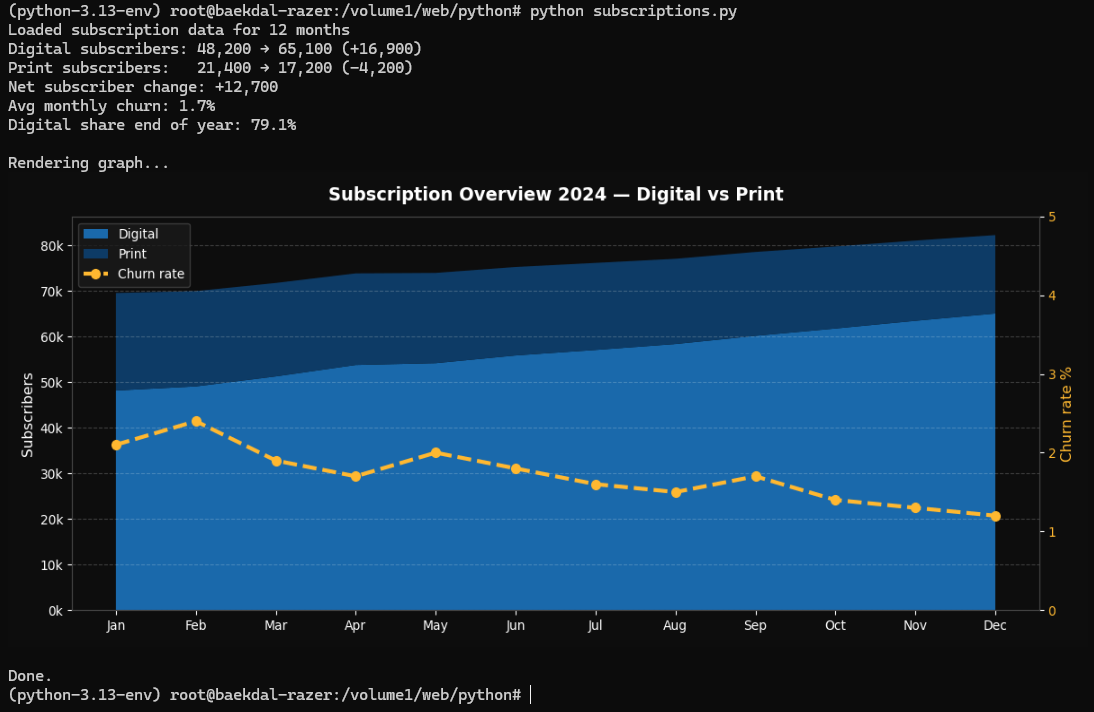
#> input picture terminal.png, 1094 x 712 px
$ python -i display_img.py   (imports and definitions only)
#> lines starting #> are read from the running program, lines starting #| are printed output that depends on the picture
import os
from PIL import Image, ImageFile, UnidentifiedImageError
import numpy as np
import sys
ImageFile.LOAD_TRUNCATED_IMAGES = True

def display(img, pixel_width=400, method='sixel', term_width=80):
	# accept file path or PIL Image
#> called with img = 'terminal.png', pixel_width = 400, method = 'sixel', term_width = 80
	if isinstance(img, (str, bytes)):
		img = Image.open(img)
#> img is the input picture: PIL image 1094x712 RGBA; mean R, G, B, A 22.6, 49.4, 71.9, 255
	img = img.convert("RGB")
#> img: PIL image 1094x712 RGB

	if method == "halfblock":
		width, height = img.size
		term_height   = int((height / width) * term_width * 0.5)
		if term_height % 2 != 0:
			term_height += 1

		img    = img.resize((term_width, term_height * 2), Image.LANCZOS)
		pixels = img.load()

		for row in range(term_height):
			line = []
			for col in range(term_width):
				fr, fg, fb = pixels[col, row * 2]
				br, bg, bb = pixels[col, row * 2 + 1]
				line.append(f"\x1b[38;2;{fr};{fg};{fb}m\x1b[48;2;{br};{bg};{bb}m▀")
			print("".join(line) + "\033[0m")

	elif method == "sixel":
		width, height = img.size
#> width = 1094; height = 712
		pixel_height  = int((height / width) * pixel_width)
#> pixel_height = 260
		img           = img.resize((pixel_width, pixel_height), Image.LANCZOS)
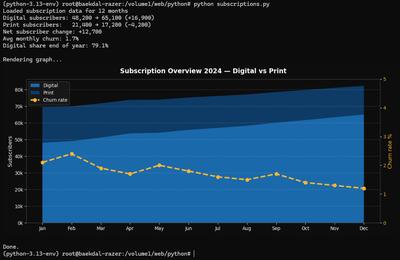
#> img: PIL image 400x260 RGB; mean R, G, B 22.6, 49.4, 71.9

		quantized   = img.quantize(colors=256, method=Image.Quantize.MEDIANCUT)
		palette_raw = quantized.getpalette()
#> palette_raw = 768 values, max 245 at index 6, min 0 at index 762, mean 62.08
		num_colors = len(palette_raw) // 3
#> num_colors = 256
		index_arr = np.frombuffer(quantized.tobytes(), dtype=np.uint8).reshape(pixel_height, pixel_width)
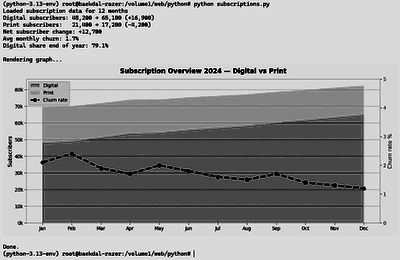
#> index_arr: shape (260, 400); min 0, max 255, mean 154.8

		ESC = "\033"
		DCS = ESC + "P"
		ST  = ESC + "\\"

		out = []
		out.append(DCS + '7;1;q"1;1')

		for i in range(num_colors):
			r, g, b = palette_raw[i*3], palette_raw[i*3+1], palette_raw[i*3+2]
			out.append(f"#{i};2;{round(r*100/255)};{round(g*100/255)};{round(b*100/255)}")
#> this loop made 256 passes
#> (r, g, b) on passes 1 to 3: (229, 229, 229), (232, 192, 102), (245, 181, 51)
#> after the loop, out = 257 items

		bands       = (pixel_height + 5) // 6
#> bands = 44
		bit_weights = np.array([1, 2, 4, 8, 16, 32], dtype=np.uint8)
		all_colors  = np.arange(256, dtype=np.uint8)
		chr_table   = [chr(i) for i in range(256)]

		for band in range(bands):
			y_start = band * 6
			y_end   = min(y_start + 6, pixel_height)
			rows    = y_end - y_start

			band_indices = index_arr[y_start:y_end]

			presence = (band_indices[:, :, np.newaxis] == all_colors)
			bits     = (presence * bit_weights[:rows, np.newaxis, np.newaxis]).sum(axis=0).T.astype(np.uint8)
			used     = np.where(bits.any(axis=1))[0]

			first = True
			for color_idx in used:
				if not first:
					out.append("$")
				first = False
				out.append(f"#{color_idx}")

				row_vals  = bits[color_idx].tolist()
				run_char  = None
				run_count = 0
				parts     = []
				for val in row_vals:
					ch = chr_table[val + 63]
					if ch == run_char:
						run_count += 1
					else:
						if run_char is not None:
							parts.append(f"!{run_count}{run_char}" if run_count > 3 else run_char * run_count)
						run_char  = ch
						run_count = 1
				if run_char is not None:
					parts.append(f"!{run_count}{run_char}" if run_count > 3 else run_char * run_count)
				out.append("".join(parts))

			out.append("-")
#> this loop made 44 passes
#> used on passes 40, 44: [212, 217], [205, 212, 217, 223, 227, 231, 239, 244]
#> pass 1, in display, `bits     = (presence * bit_weights[:rows, np.newaxis, np.newaxis]).sum..`:
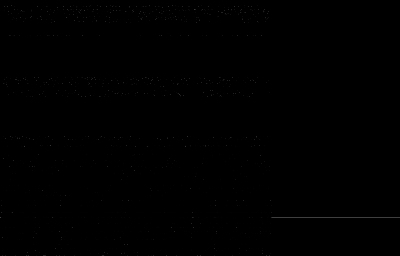
#> bits: shape (256, 400); min 0, max 63, mean 0.2
#> after the loop, out = 9659 items

		out.append(ST)
		sys.stdout.write("".join(out))
#> (printed output is left out)
		sys.stdout.flush()
		print()


# [9 lines of commented-out code are left out]

>>> result = display('terminal.png')
